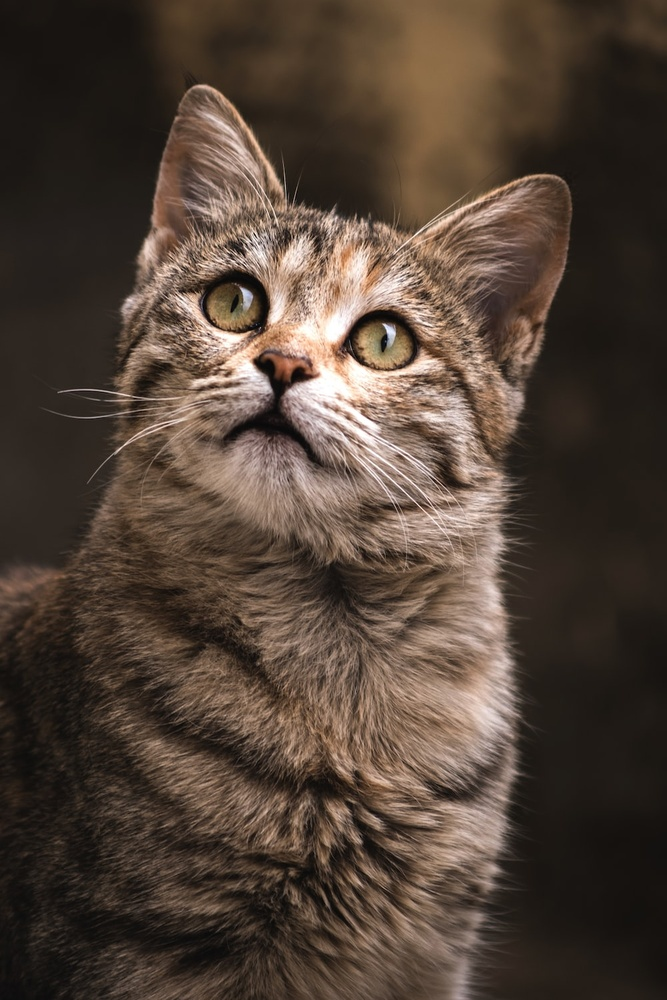
#> input picture cat_image.jpg, 667 x 1000 px, shrunk from 1000 x 1500 before the run
$ jupyter execute Lesson5_OpenCV.ipynb
#> lines starting #> are read from the running program, lines starting #| are printed output that depends on the picture
# Image rotation and Translation using OpenCV
- Rotate an image
- Translate or shift the image content

You can rotate an image by a certain angle \theta by defining a transformation matrix M. This matrix is usually of the form:

OpenCV provides the ability to define the center of rotation for the image and a scale factor to resize the image as well. In that case, the transformation matrix gets modified.

[cell 1]
#Image rotaion using openCV
import cv2
image = cv2.imread("cat_image.jpg")
#> image is the input picture: shape (1000, 667, 3); mean B, G, R 55.2, 66.3, 81.2

height, width = image.shape[:2]
#> height = 1000; width = 667
center = (width / 2, height / 2)
#> center = (333.5, 500)

rotate_matrix = cv2.getRotationMatrix2D(center=center, angle= 90, scale= 1)

rotate_image = cv2.warpAffine(src= image, M=rotate_matrix, dsize = (width,height))
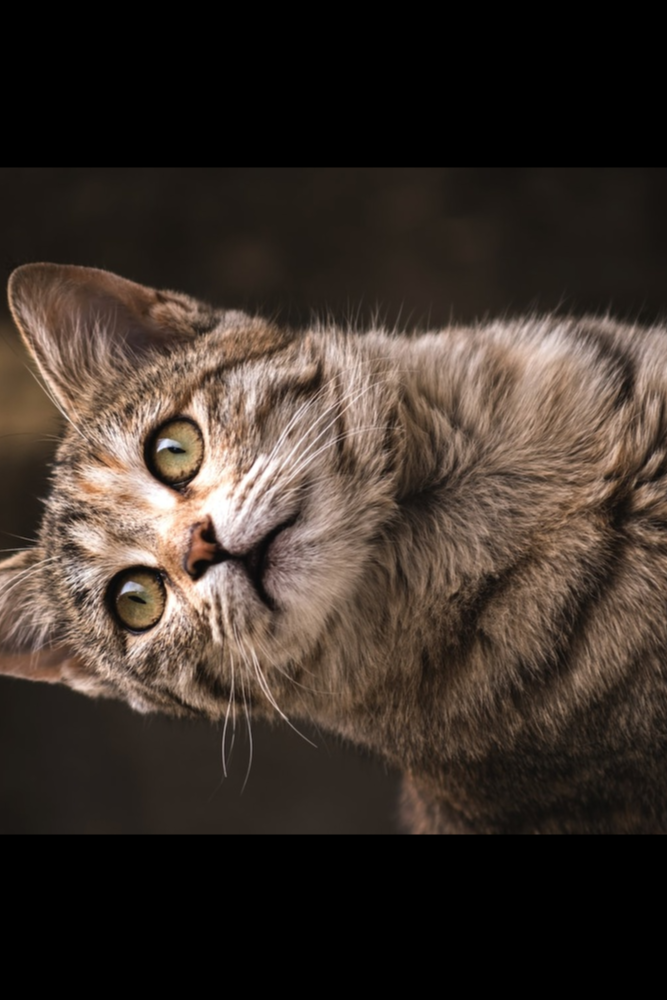
#> rotate_image: shape (1000, 667, 3); mean B, G, R 42.4, 49.8, 60.6

cv2.imshow("Orignal Image",image)
cv2.imshow("Rotated Image",rotate_image)

cv2.waitKey(0)
cv2.imwrite("Rotated_Image.jpg",rotate_image)

cv2.destroyAllWindows()

The getRotationMatrix2D() function takes the following arguments:

- center: the center of rotation for the input image
- angle: the angle of rotation in degrees
- scale: an isotropic scale factor which scales the image up or down according to the value provided

warpAffine(src, M, dsize[, dst[, flags[, borderMode[, borderValue]]]])
- src: the source mage
- M: the transformation matrix
- dsize: size of the output image
- dst: the output image
- flags: combination of interpolation methods such as INTER_LINEAR or INTER_NEAREST
- borderMode: the pixel extrapolation method
- borderValue: the value to be used in case of a constant border, has a default value of 0

[cell 2]
#Translation of Image using OpenCV
import cv2
import numpy as np

image = cv2.imread("cat_image.jpg")

height,width = image.shape[:2]

#tx,ty value for the translation
tx, ty = width/4, height/4
#> tx = 166.8; ty = 250
translation_matrix = np.array([
    [1, 0, tx],
    [0, 1, ty]
], dtype =np.float32)
#> translation_matrix = [[1, 0, 166.8], [0, 1, 250]]

#translation image
translated_image = cv2.warpAffine(src = image, M=translation_matrix, dsize=(width, height))
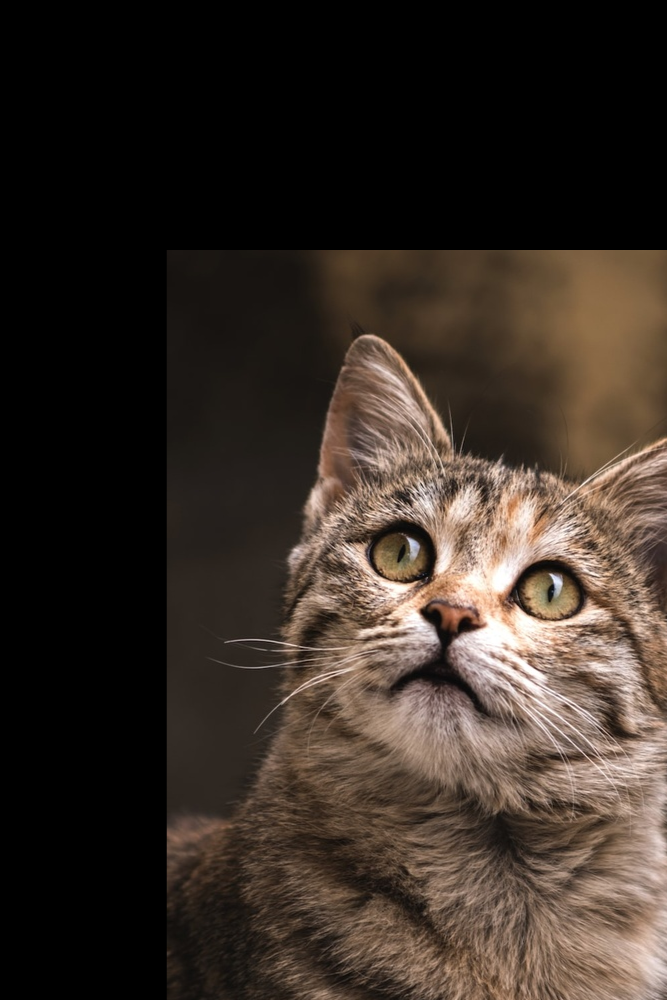
#> translated_image: shape (1000, 667, 3); mean B, G, R 38.5, 46, 56.2

cv2.imshow("Orignal Image",image)
cv2.imshow("Transalated_Image",translated_image)

cv2.waitKey(0)
cv2.destroyAllWindows()

$ run again, with squat_barbell.jpg copied over cat_image.jpg
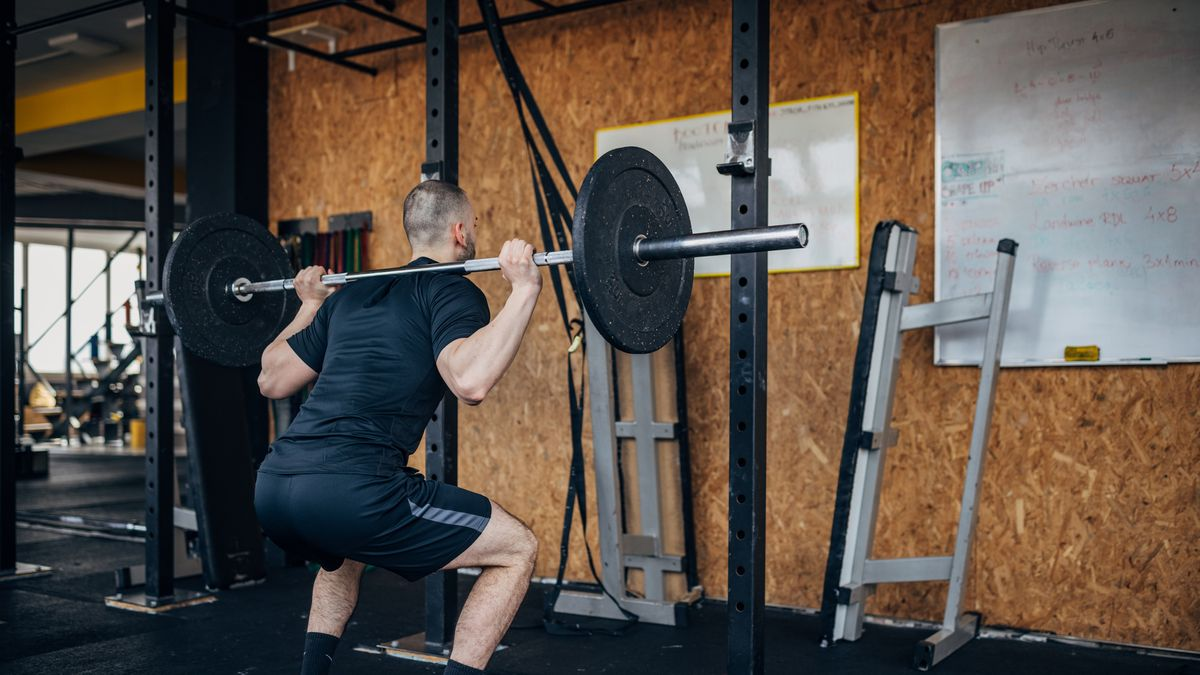
#> input picture squat_barbell.jpg, 1200 x 675 px
#> image is the input picture: shape (675, 1200, 3); mean B, G, R 74.2, 82.1, 92.3
#> `rotate_image = cv2.warpAffine(src= image, M=rotate_matrix, dsize = (wi..`:
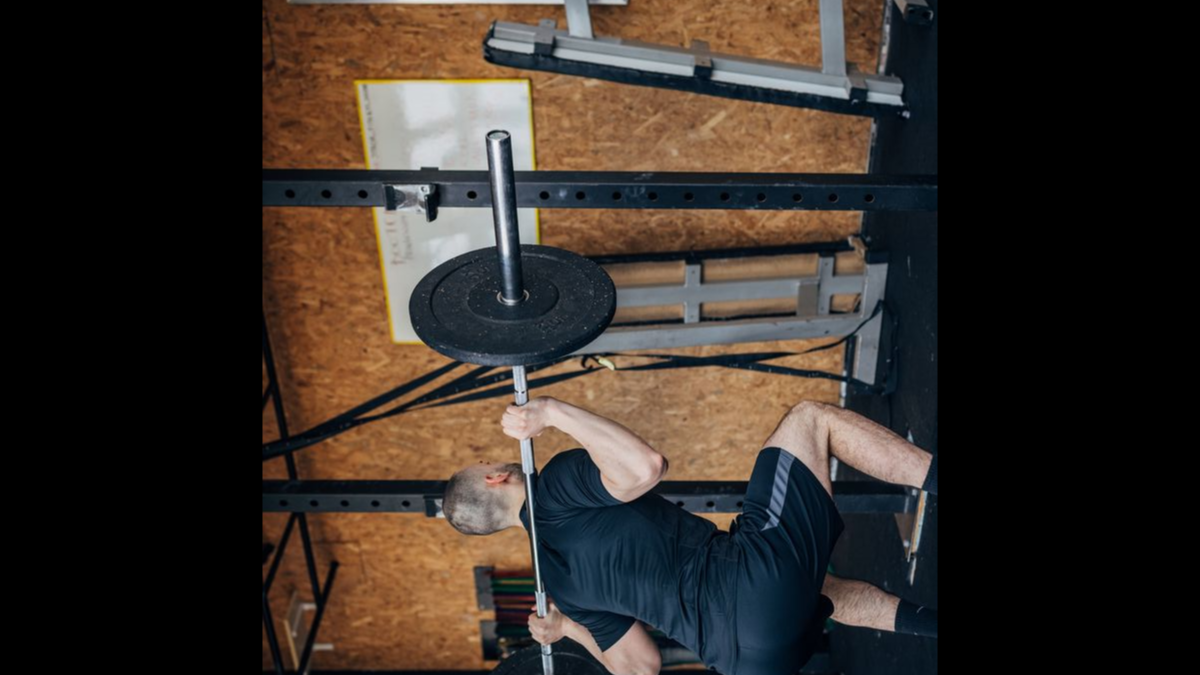
#> rotate_image: shape (675, 1200, 3); mean B, G, R 39.2, 45, 53
#> `translated_image = cv2.warpAffine(src = image, M=translation_matrix, d..`:
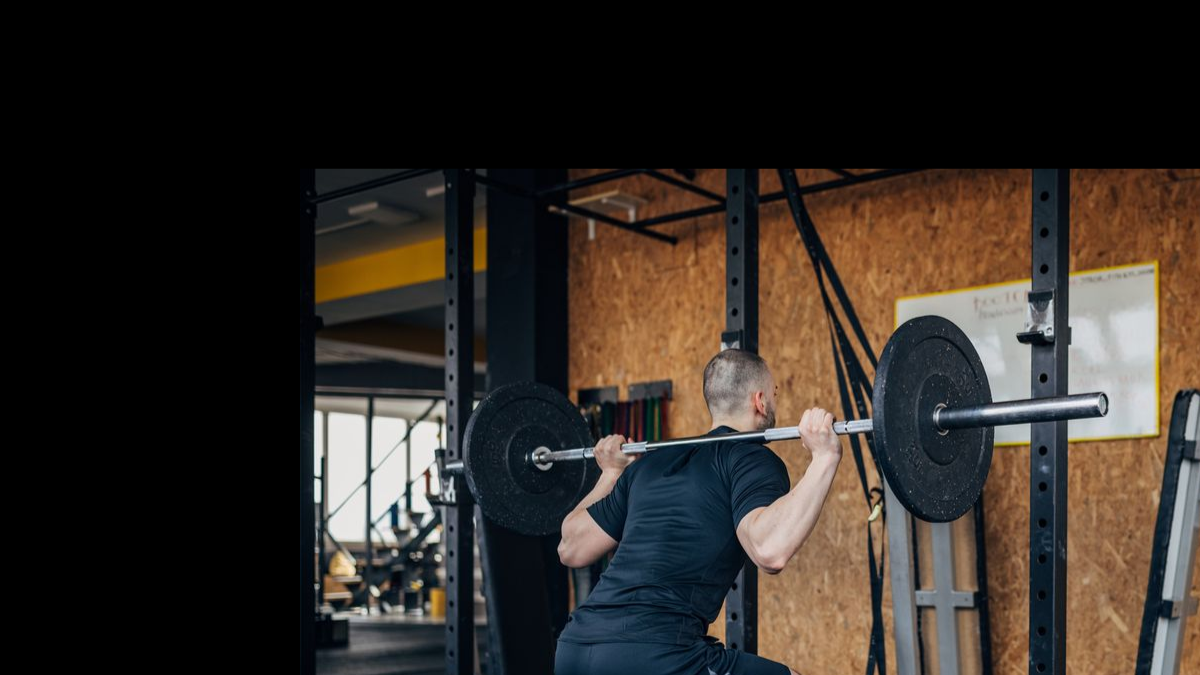
#> translated_image: shape (675, 1200, 3); mean B, G, R 38.2, 43.6, 50.1
